Frame 1 (no input): blank canvas, image omitted
Frame 60 (no input): blank canvas, image omitted
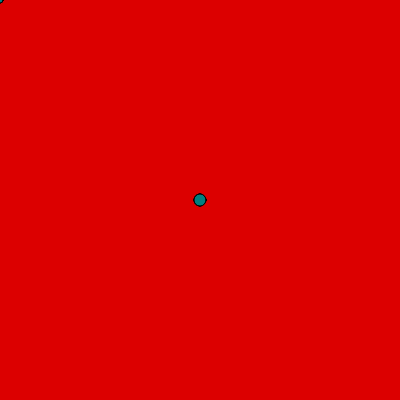
Frame 120 (the mouse pressed at the canvas centre since frame 60)

The p5.js sketch whose frames 1 and 60 were blank and that drew this single picture after the mouse press (run headless with seeded random() and noise() and a simulated clock; from frame 60 on, the mouse is pressed at the canvas centre):

// p5.js sketch
// ── sketch.js
function setup() {
  createCanvas(400, 400);
  background(220,0,0);
}

function draw() {
  fill(0,128,128);
  circle(mouseX,mouseY,frameCount/10)
}
